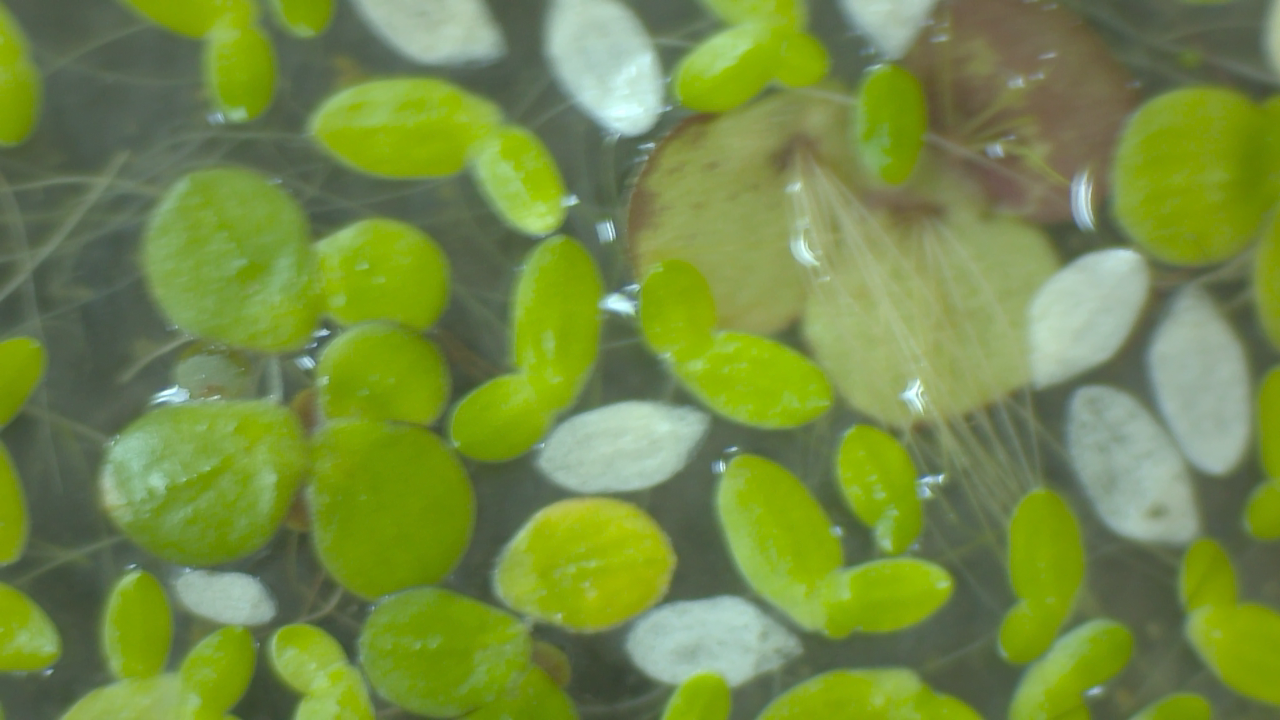
#> input picture Jetson-nano/images/0.png, 1280 x 720 px, given in place of x-raw, format=(string)BGR ! appsink, which was not available
$ python test.py
#> lines starting #> are read from the running program, lines starting #| are printed output that depends on the picture
# import the necessary packages
from imutils.video import VideoStream
import argparse
import datetime
import imutils
import time
import cv2


def gstreamer_pipeline(
    sensor_id=0,
    capture_width=1920,
    capture_height=1080,
    display_width=1280,
    display_height=720,
    framerate=60,
    flip_method=2,
):
    return (
        "nvarguscamerasrc sensor_id = %d ! "
        "video/x-raw(memory:NVMM), "
        "width=(int)%d, height=(int)%d, "
        "format=(string)NV12, framerate=(fraction)%d/1 ! "
        "nvvidconv flip-method=%d ! "
        "video/x-raw, width=(int)%d, height=(int)%d, format=(string)BGRx ! "
        "videoconvert ! "
        "video/x-raw, format=(string)BGR ! appsink"
        % (
            sensor_id,
            capture_width,
            capture_height,
            framerate,
            flip_method,
            display_width,
            display_height,
        )
    )

def show_camera():
    # To flip the image, modify the flip_method parameter (0 and 2 are the most common)
    print(gstreamer_pipeline(flip_method=2))
    cap = cv2.VideoCapture(gstreamer_pipeline(flip_method=2), cv2.CAP_GSTREAMER)
    firstFrame = None
    if cap.isOpened():
        window_handler = cv2.namedWindow("CSI Camera", cv2.WINDOW_AUTOSIZE)

        while cv2.getWindowProperty("CSI Camera", 0) >= 0:
            ret_val, frame = cap.read()
#> frame is the input picture: shape (720, 1280, 3); mean B, G, R 69.1, 139.7, 117.1

            frame = imutils.resize(frame, width = 500)
#> frame: shape (281, 500, 3)
            gray = cv2.cvtColor(frame, cv2.COLOR_BGR2GRAY)
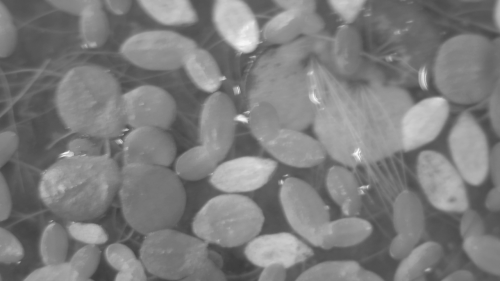
#> gray: shape (281, 500); min 59, max 247, mean 124.9
            gray = cv2.GaussianBlur(gray, (21, 21), 0)

            if firstFrame is None:
                firstFrame = gray
                continue

            frameDelta = cv2.absdiff(firstFrame, gray)
            thresh = cv2.threshold(frameDelta, 25, 255, cv2.THRESH_BINARY)[1]
            thresh = cv2.dilate(thresh, None, iterations=2)
            cnts = cv2.findContours(thresh.copy(), cv2.RETR_EXTERNAL, cv2.CHAIN_APPROX_SIMPLE)
            cnts = imutils.grab_contours(cnts)

            for c in cnts:
                if cv2.contourArea(c) < 500:
                    continue

                (x, y, w, h) = cv2.boundingRect(c)
                cv2.rectangle(frame, (x, y), (x + w, y + h), (0, 255, 0), 2)
                text = "Occupied"
                cv2.putText(frame, "Room Status: {}".format(text), (10, 20),
                                    cv2.FONT_HERSHEY_SIMPLEX, 0.5, (0, 0, 255), 2)
                cv2.putText(frame, datetime.datetime.now().strftime("%A %d %B %Y %I:%M:%S%p"),
                                    (10, frame.shape[0] - 10), cv2.FONT_HERSHEY_SIMPLEX, 0.35, (0, 0, 255), 1)

                cv2.imshow("Security Feed", frame)
                cv2.imshow("Thresh", thresh)
                cv2.imshow("Frame Delta", frameDelta)

            keyCode = cv2.waitKey(30) & 0xFF
            if keyCode == 27:
                break

        cap.release()
        cv2.destroyAllWindows()
    else:
        print("Unable to open camera")

if __name__ == "__main__":
    show_camera()

$ run again, on Jetson-nano/images/10.png
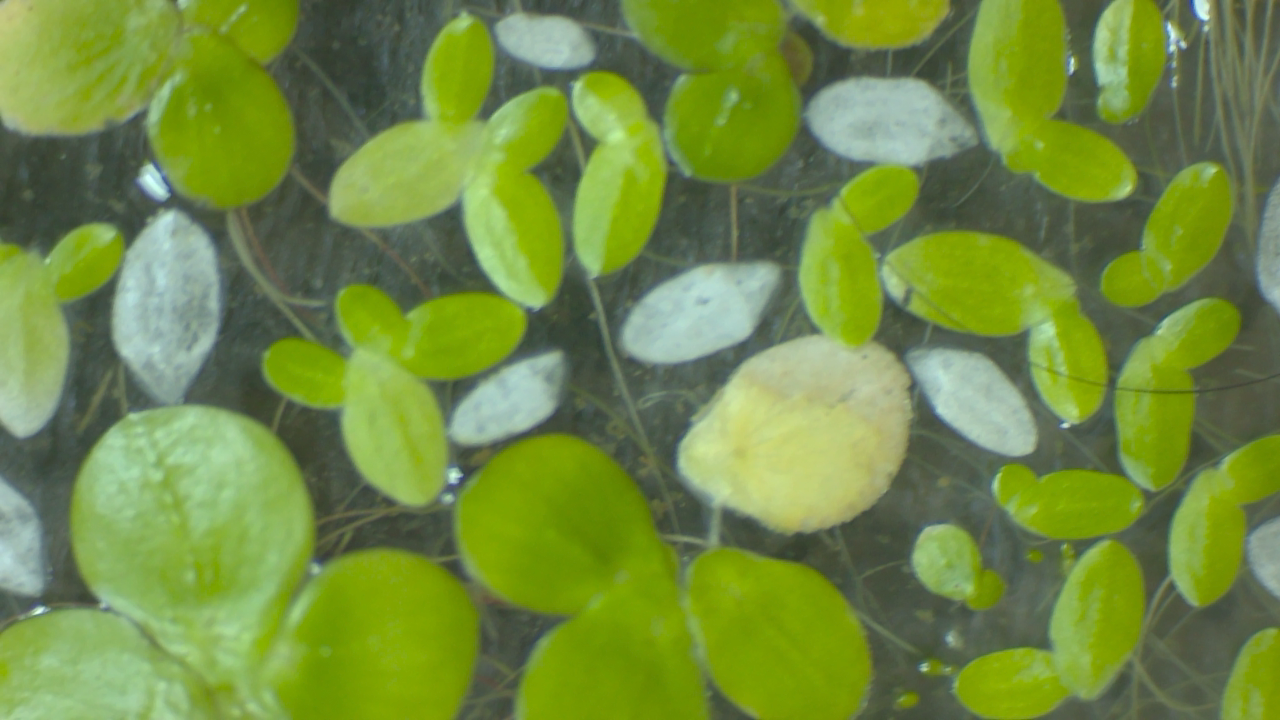
#> input picture Jetson-nano/images/10.png, 1280 x 720 px, given in place of x-raw, format=(string)BGR ! appsink, which was not available
#> in show_camera, frame is the input picture: shape (720, 1280, 3); mean B, G, R 66, 140, 114.6
#> frame: shape (281, 500, 3)
#> in show_camera, `gray = cv2.cvtColor(frame, cv2.COLOR_BGR2GRAY)`:
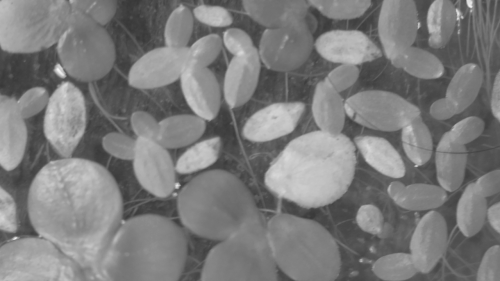
#> gray: shape (281, 500); min 56, max 242, mean 124
#> in show_camera, `gray = cv2.GaussianBlur(gray, (21, 21), 0)`:
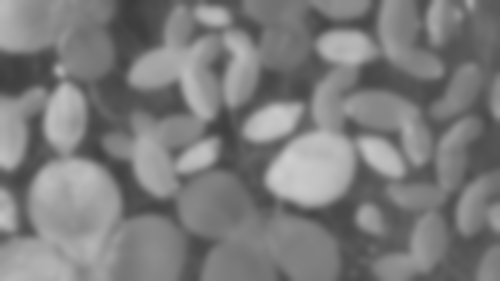
#> gray: shape (281, 500); min 60, max 205, mean 124

$ run again, on Jetson-nano/images/11.png
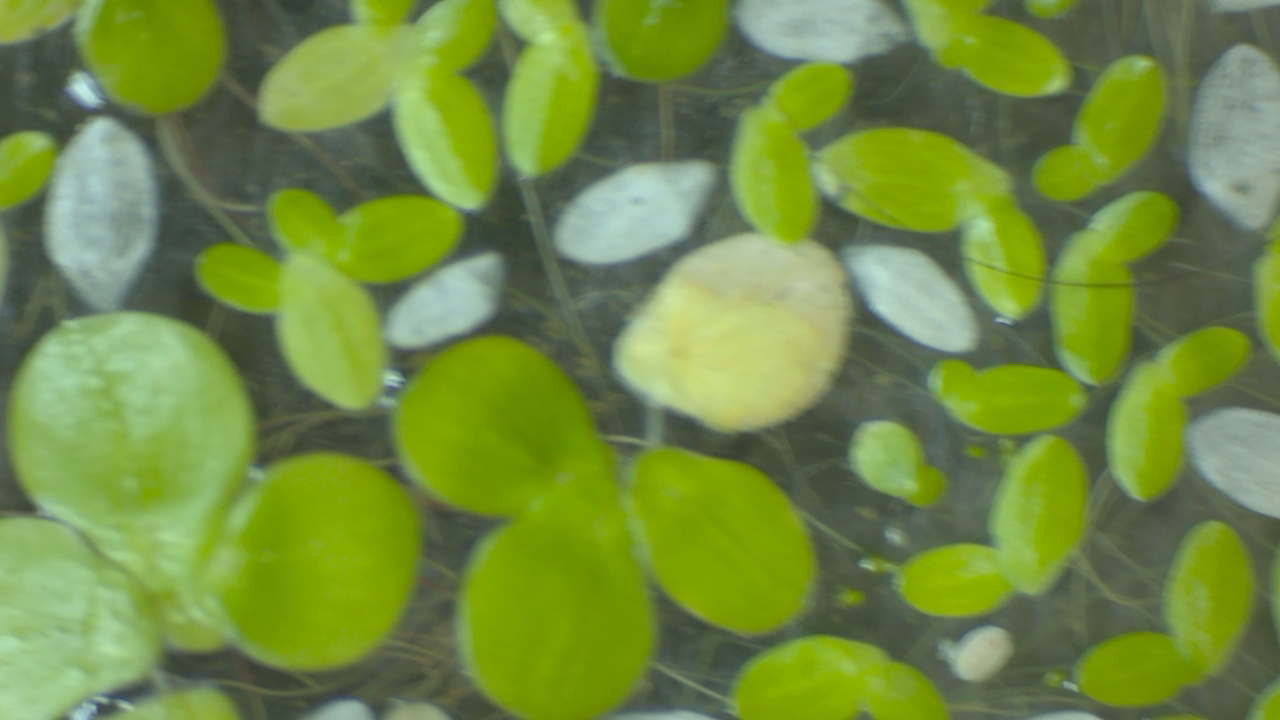
#> input picture Jetson-nano/images/11.png, 1280 x 720 px, given in place of x-raw, format=(string)BGR ! appsink, which was not available
#> in show_camera, frame is the input picture: shape (720, 1280, 3); mean B, G, R 66.4, 139.9, 114.5
#> frame: shape (281, 500, 3)
#> in show_camera, `gray = cv2.cvtColor(frame, cv2.COLOR_BGR2GRAY)`:
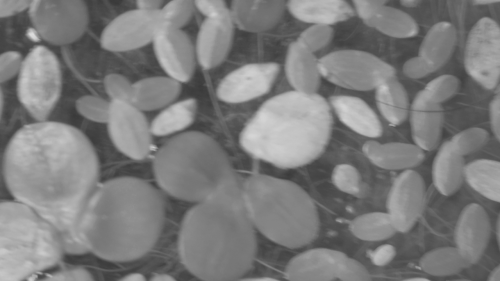
#> gray: shape (281, 500); min 58, max 220, mean 123.9
#> in show_camera, `gray = cv2.GaussianBlur(gray, (21, 21), 0)`:
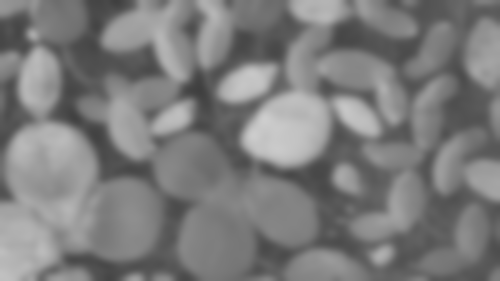
#> gray: shape (281, 500); min 63, max 205, mean 123.9
